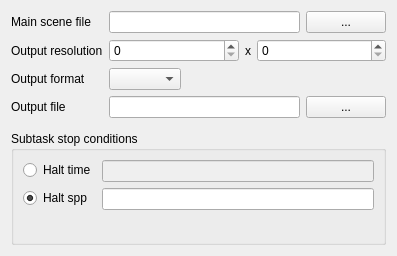
<?xml version="1.0" encoding="UTF-8"?>
<ui version="4.0">
 <class>IndigoWidget</class>
 <widget class="QWidget" name="IndigoWidget">
  <property name="geometry">
   <rect>
    <x>0</x>
    <y>0</y>
    <width>397</width>
    <height>256</height>
   </rect>
  </property>
  <property name="windowTitle">
   <string>Form</string>
  </property>
  <layout class="QGridLayout" name="gridLayout">
   <item row="0" column="0">
    <layout class="QFormLayout" name="formLayout">
     <property name="fieldGrowthPolicy">
      <enum>QFormLayout::AllNonFixedFieldsGrow</enum>
     </property>
     <item row="0" column="0">
      <widget class="QLabel" name="label">
       <property name="toolTip">
        <string>Select your main *.lxs file</string>
       </property>
       <property name="text">
        <string>Main scene file</string>
       </property>
      </widget>
     </item>
     <item row="0" column="1">
      <layout class="QHBoxLayout" name="horizontalLayout">
       <item>
        <widget class="QLineEdit" name="mainSceneFileLineEdit"/>
       </item>
       <item>
        <widget class="QPushButton" name="chooseMainSceneFileButton">
         <property name="text">
          <string>...</string>
         </property>
        </widget>
       </item>
      </layout>
     </item>
     <item row="1" column="0">
      <widget class="QLabel" name="label_2">
       <property name="toolTip">
        <string>Resolution (width x height) of a final image</string>
       </property>
       <property name="text">
        <string>Output resolution</string>
       </property>
      </widget>
     </item>
     <item row="1" column="1">
      <layout class="QHBoxLayout" name="horizontalLayout_3">
       <item>
        <widget class="QSpinBox" name="outputResXSpinBox">
         <property name="maximum">
          <number>1000000000</number>
         </property>
        </widget>
       </item>
       <item>
        <widget class="QLabel" name="label_5">
         <property name="sizePolicy">
          <sizepolicy hsizetype="Maximum" vsizetype="Preferred">
           <horstretch>0</horstretch>
           <verstretch>0</verstretch>
          </sizepolicy>
         </property>
         <property name="text">
          <string>x</string>
         </property>
        </widget>
       </item>
       <item>
        <widget class="QSpinBox" name="outputResYSpinBox">
         <property name="maximum">
          <number>1000000000</number>
         </property>
        </widget>
       </item>
      </layout>
     </item>
     <item row="2" column="0">
      <widget class="QLabel" name="label_3">
       <property name="toolTip">
        <string>In which format would you like to recieve the result</string>
       </property>
       <property name="text">
        <string>Output format</string>
       </property>
      </widget>
     </item>
     <item row="2" column="1">
      <widget class="QComboBox" name="outputFormatsComboBox">
       <property name="sizePolicy">
        <sizepolicy hsizetype="Maximum" vsizetype="Fixed">
         <horstretch>0</horstretch>
         <verstretch>0</verstretch>
        </sizepolicy>
       </property>
      </widget>
     </item>
     <item row="3" column="0">
      <widget class="QLabel" name="label_4">
       <property name="toolTip">
        <string>Where to save the result</string>
       </property>
       <property name="text">
        <string>Output file</string>
       </property>
      </widget>
     </item>
     <item row="3" column="1">
      <layout class="QHBoxLayout" name="horizontalLayout_2">
       <item>
        <widget class="QLineEdit" name="outputFileLineEdit"/>
       </item>
       <item>
        <widget class="QPushButton" name="chooseOutputFileButton">
         <property name="text">
          <string>...</string>
         </property>
        </widget>
       </item>
      </layout>
     </item>
    </layout>
   </item>
   <item row="1" column="0">
    <widget class="QGroupBox" name="groupBox">
     <property name="title">
      <string>Subtask stop conditions</string>
     </property>
     <layout class="QGridLayout" name="gridLayout_2">
      <item row="0" column="0">
       <layout class="QFormLayout" name="formLayout_2">
        <item row="0" column="0">
         <widget class="QRadioButton" name="stopByTimeRadioButton">
          <property name="toolTip">
           <string>Stop subtask computation after the given number of seconds</string>
          </property>
          <property name="text">
           <string>Halt time</string>
          </property>
          <property name="checked">
           <bool>false</bool>
          </property>
         </widget>
        </item>
        <item row="1" column="0">
         <widget class="QRadioButton" name="stopBySppRadioButton">
          <property name="toolTip">
           <string>Stop subtask computation when average number of samples per pixel is higher or equal than the given value</string>
          </property>
          <property name="text">
           <string>Halt spp</string>
          </property>
          <property name="checked">
           <bool>true</bool>
          </property>
         </widget>
        </item>
        <item row="0" column="1">
         <widget class="QLineEdit" name="haltTimeLineEdit">
          <property name="enabled">
           <bool>false</bool>
          </property>
         </widget>
        </item>
        <item row="1" column="1">
         <widget class="QLineEdit" name="haltSppLineEdit"/>
        </item>
       </layout>
      </item>
     </layout>
    </widget>
   </item>
  </layout>
 </widget>
 <resources/>
 <connections/>
</ui>
